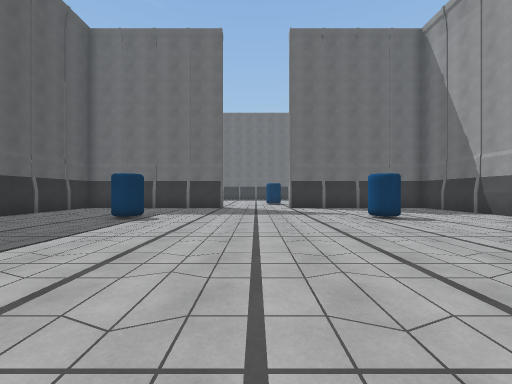
view 1 (above)

17 first-person views from a walk through a scene from a Unity 3-D project. The camera is 1.4 m above the floor, looks level and sees 90° across. The floor is counted in squares, 2 m on a side. Each view is taken from the middle of a square. On the plan, view 1 faces up. The plan holds only what a view shows up to about 9 squares ahead; the rest is blank. The place goes on beyond the plan. The player character is not drawn.

view 2
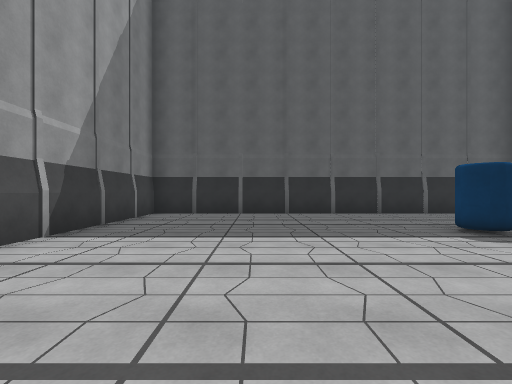

view 3
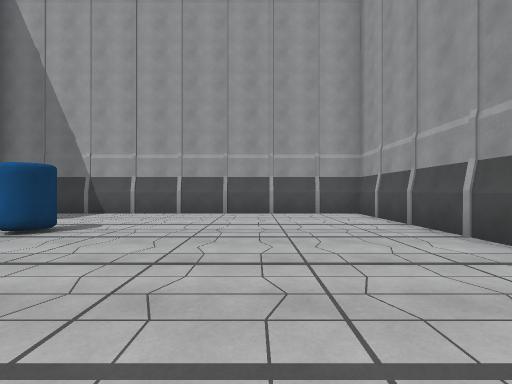

view 4
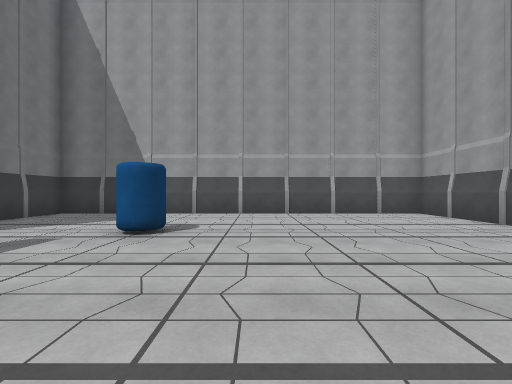

view 5
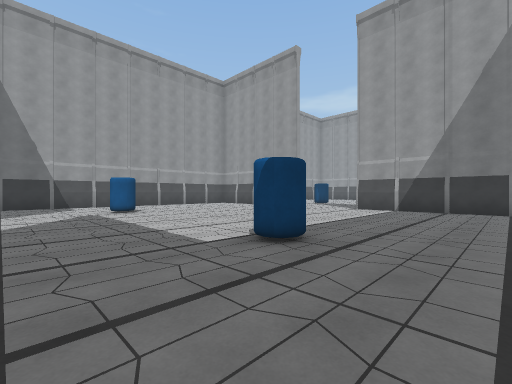

view 6
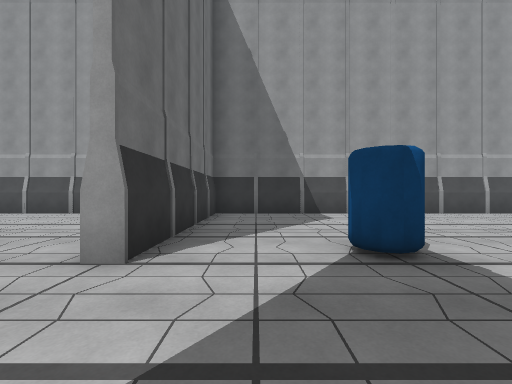

view 7
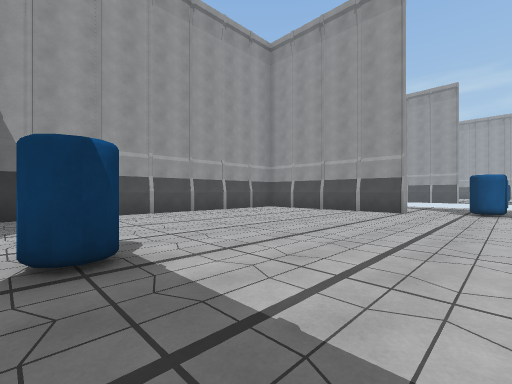

view 8
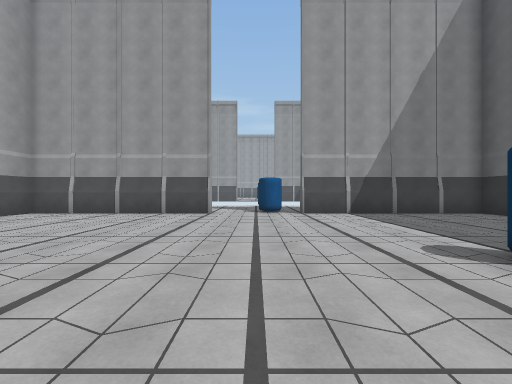

view 9
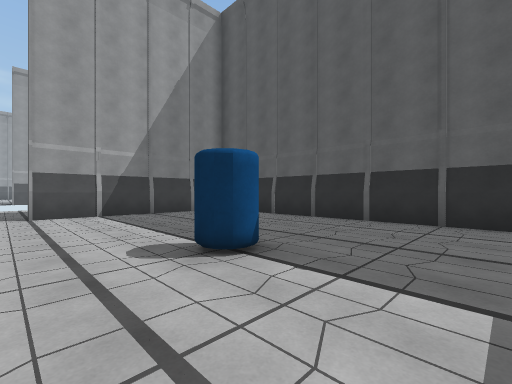

view 10
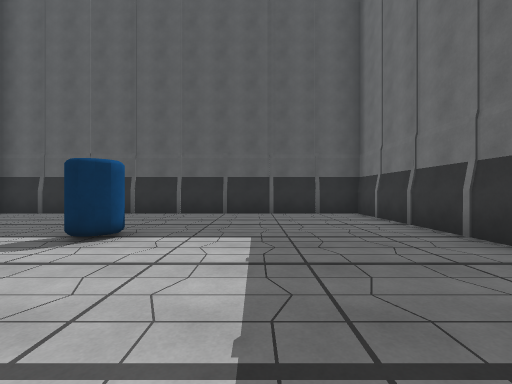

view 11
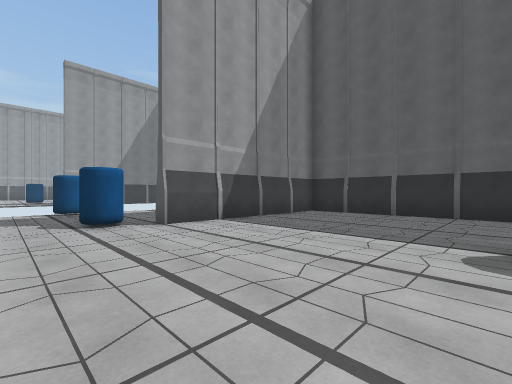

view 12
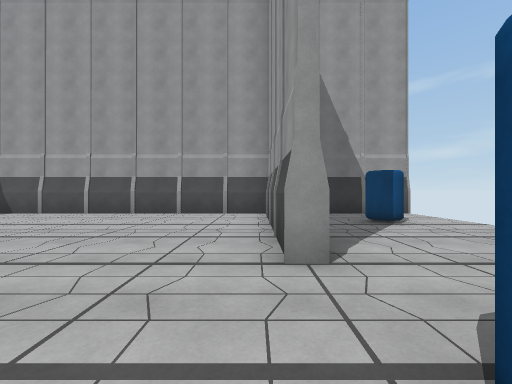

view 13
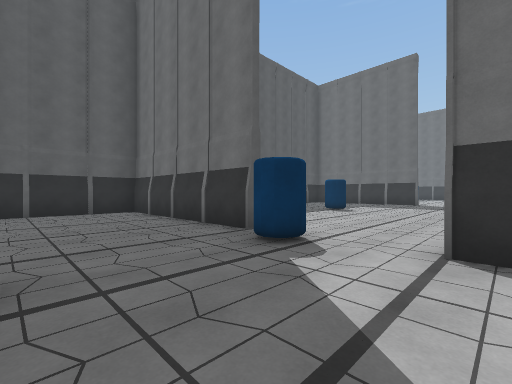

view 14
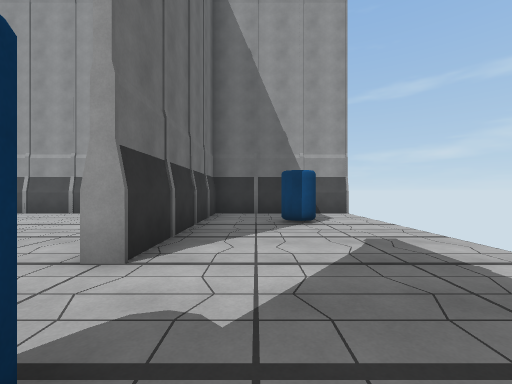

view 15
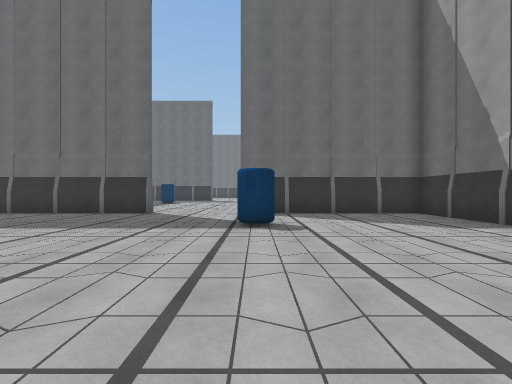

view 16
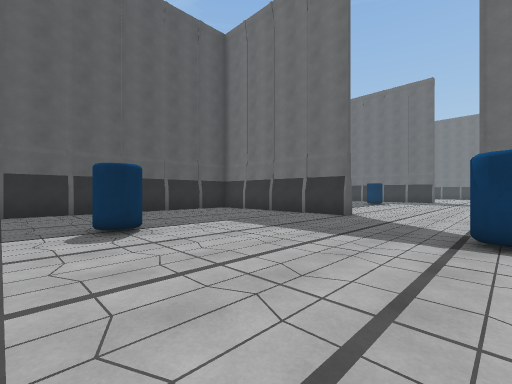

view 17
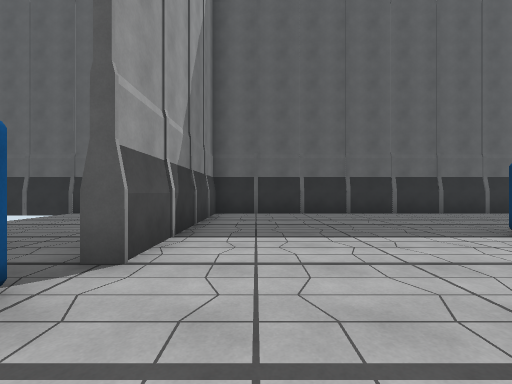

### Floor plan
Points are (right, up) in squares from view 1. A wall is a line through its corners. A room is listed if a view was taken in it or the views show most of it. See-through windows are left out.
Room 1 (views 1, 2, 3, 4, 5)
walls: (2.2, -0.3) (7.3, -0.3) (7.3, 10.5); (-7.3, 9.5) (-7.3, -0.3) (-2.2, -0.3)
ways out: opening at (0, -0.7) to room 2
objects: other object (-4, 7) to (-3, 7); other object (3, 7) to (4, 7)
Room 2 (views 6, 7, 8, 9, 10, 11, 12, 13, 14, 15, 16, 17)
walls: (-1.5, -0.2) (-1.5, -0.7) (-7.3, -0.7) (-7.3, -12.3) (-1.5, -12.3) (-1.5, -12.7) (-7.3, -12.7) (-7.3, -17.5); (7.3, -17.1) (7.3, -12.7) (1.5, -12.7) (1.5, -12.3) (7.3, -12.3) (7.3, -0.7) (1.5, -0.7) (1.5, -0.2)
ways out: opening at (0, -0.7) to room 1
objects: other object (-3, -7) to (-3, -6); other object (-1, -17) to (0, -16); other object (-1, -13) to (0, -13); other object (2, -4) to (2, -3); other object (5, -15)

Positions as (right, up) in squares from view 1, and headings:
1: (0, 0), facing up
2: (1, 3), facing left
3: (-1, 3), facing right
4: (-1, 5), facing right
5: (-6, 10), facing down-right
6: (-1, -2), facing right
7: (-1, -3), facing down-right
8: (0, -4), facing down
9: (-1, -4), facing down-left
10: (1, -4), facing left
11: (1, -7), facing down-left
12: (-1, -12), facing right
13: (2, -16), facing up-left
14: (-1, -14), facing right
15: (2, -9), facing up
16: (2, -8), facing up-left
17: (1, -11), facing left
